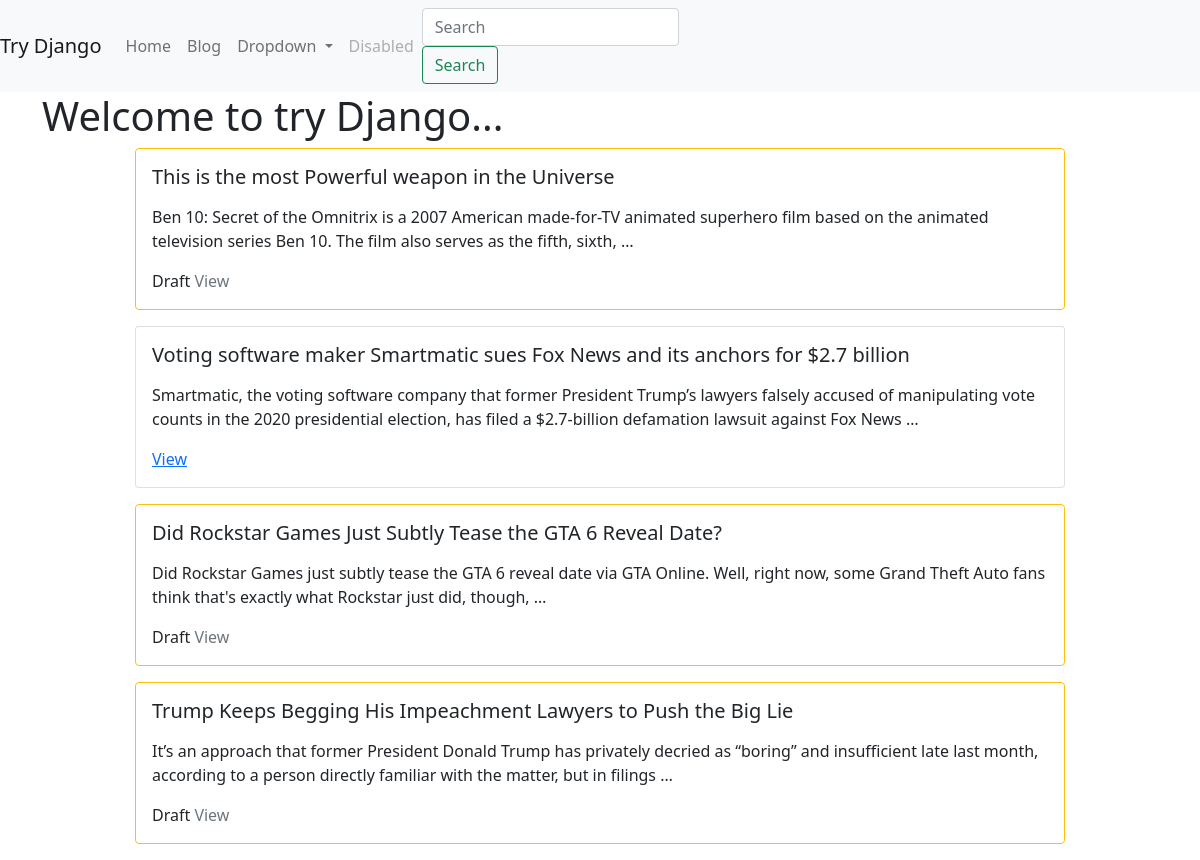
The app's page / (signed in) with its own data.
### blog/models.py (models this page shows, shortened)
class BlogPost(models.Model):
    user = models.ForeignKey(User, default=1, null=True,
                             on_delete=models.SET_NULL)
    image = models.FileField(upload_to="image/", blank=True, null=True)
    title = models.CharField(max_length=120)
    slug = models.SlugField(unique=True)
    content = models.TextField(blank=True, null=True)
    publish_date = models.DateTimeField(
        auto_now=False, auto_now_add=False, null=True, blank=True)
    timestamp = models.DateTimeField(auto_now=True)
    updated = models.DateTimeField(auto_now=True)
    objects = BlogPostManager()
    class Meta:
        ordering = ["-pk", "-publish_date", "-updated", "-timestamp"]
    def get_absolute_url(self):
        return f"/blog/{self.slug}"

### try_django/views.py (the view)
# urls.py: 2. Add a URL to urlpatterns:  path('', views.home, name='home')
def home(request):
    my_title = "Welcome to try Django..."
    qs = BlogPost.objects.all().published()
    if request.user.is_authenticated:
        my_qs = BlogPost.objects.filter(user=request.user)
        qs = (qs | my_qs).distinct()
    context = {"title": my_title, 'blog_list': qs}
    return render(request, "home.html", context)

### blog/models.py (called while the page is built)
    def published(self):
        now = timezone.now()
        return self.filter(publish_date__lte=now)

    def get_queryset(self):
        return BlogPostQuerySet(self.model, using=self._db)

### templates/home.html (shortened to what this page needs)
{% extends 'base.html' %}
{% load static %}
{% block content %}
<h1>{{title}}</h1>
{% for a in blog_list %}
    {% include 'list-inline.html' with blog_post=a truncate=True detail=False %}
{% endfor %}
{% endblock %}

### blog/templates/list-inline.html
<div class="col-12 col-md-10 mb-3 mx-auto">
    <div class="card {% if not blog_post.publish_date %} border border-warning {% endif %}">
        <div class="card-body">
            <h5 class="card-title">{{ blog_post.title }}</h5>
            <p class="card-text">
               {% if truncate %}
                    {{ blog_post.content |linebreaks | truncatewords:30}}
                {% else %}
                    {{ blog_post.content | linebreaks}}
                {% endif %}
            </p>
            {% if not detail %}
                {% if not blog_post.publish_date %} Draft {% endif %}
            <a href="{{ blog_post.get_absolute_url}}" class="{% if not blog_post.publish_date %} text-decoration-none text-secondary {% endif %}">View</a>
            {% endif %}
        </div>
    </div>
</div>

### records on screen
BlogPost: title "This is the most Powerful weapon in the Universe", content "Ben 10: Secret of the Omnitrix is a 2007 American made-for-TV animated superhero film based on the animated television series Ben 10. The film also serves as the fifth, sixth, …", shows "Draft"
BlogPost: title "Voting software maker Smartmatic sues Fox News and its anchors for $2.7 billion", content "Smartmatic, the voting software company that former President Trump’s lawyers falsely accused of manipulating vote counts in the 2020 presidential election, has filed a $2.7-billion defamation lawsuit against Fox News …"
BlogPost: title "Did Rockstar Games Just Subtly Tease the GTA 6 Reveal Date?", content "Did Rockstar Games just subtly tease the GTA 6 reveal date via GTA Online. Well, right now, some Grand Theft Auto fans think that's exactly what Rockstar just did, though, …", shows "Draft"
BlogPost: title "Trump Keeps Begging His Impeachment Lawyers to Push the Big Lie", content "It’s an approach that former President Donald Trump has privately decried as “boring” and insufficient late last month, according to a person directly familiar with the matter, but in filings …", shows "Draft"

### other values on screen
{{ title }} "Welcome to try Django..."
